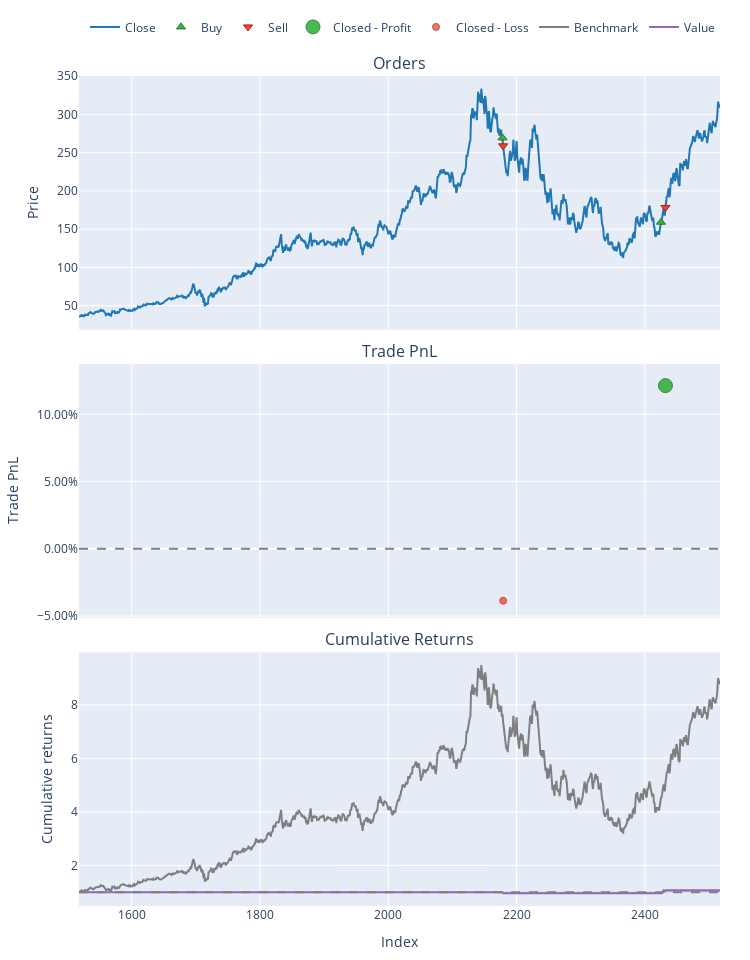

Write notebook code for a chart like this one.
### Code cell
pf = try_macd_mfi("NVDA", 1000, 10)
print(pf.stats())
print(pf.returns_stats())
pf.plot().show()

### Figure 1 — Plotly figure (JSON) as saved in the notebook; plotly's stock layout.template omitted (floating-point values rounded to 4 significant figures; data arrays with more than 128 entries replaced by an {"elided": "..."} marker saying what was removed)
{"data": [{"legendgroup": "0", "line": {"color": "#1f77b4"}, "name": "Close", "showlegend": true, "type": "scatter", "uid": "01dfdb7c-a86b-4fc1-a2f7-a241a0c7ed53", "x": {"elided": "1000 int values"}, "xaxis": "x", "y": {"elided": "1000 float values"}, "yaxis": "y"}, {"customdata": [[0, 371.2, 0], [2, 604.3, 0]], "hovertemplate": "Order Id: %{customdata[0]}<br>Timestamp: %{x}<br>Price: %{y}<br>Size: %{customdata[1]:.6f}<br>Fees: %{customdata[2]:.6f}", "legendgroup": "1", "marker": {"color": "#37B13F", "line": {"color": "rgb(38,123,44)", "width": 1}, "size": 8, "symbol": "triangle-up"}, "mode": "markers", "name": "Buy", "type": "scatter", "uid": "594048e0-4206-42ed-ab08-98978448da8a", "x": [2178, 2425], "xaxis": "x", "y": [269.4, 159.1], "yaxis": "y"}, {"customdata": [[1, 371.2, 0], [3, 604.3, 0]], "hovertemplate": "Order Id: %{customdata[0]}<br>Timestamp: %{x}<br>Price: %{y}<br>Size: %{customdata[1]:.6f}<br>Fees: %{customdata[2]:.6f}", "legendgroup": "2", "marker": {"color": "#EA4335", "line": {"color": "rgb(181,31,18)", "width": 1}, "size": 8, "symbol": "triangle-down"}, "mode": "markers", "name": "Sell", "type": "scatter", "uid": "dc8c01d3-77cb-4203-8619-845402c7be08", "x": [2179, 2432], "xaxis": "x", "y": [259.0, 178.4], "yaxis": "y"}, {"customdata": [[1, 1, 11660.0, 0.1213]], "hovertemplate": "Exit Trade Id: %{customdata[0]}<br>Position Id: %{customdata[1]}<br>Exit Timestamp: %{x}<br>PnL: %{customdata[2]:.6f}<br>Return: %{customdata[3]:.2%}", "legendgroup": "3", "marker": {"color": "#37B13F", "line": {"color": "rgb(38,123,44)", "width": 1}, "opacity": [0.9], "size": [14], "symbol": "circle"}, "mode": "markers", "name": "Closed - Profit", "type": "scatter", "uid": "ece7ba88-fb64-4192-a5f6-8ca1338e9f37", "x": [2432], "xaxis": "x2", "y": [0.1213], "yaxis": "y2"}, {"customdata": [[0, 0, -3856.0, -0.03856]], "hovertemplate": "Exit Trade Id: %{customdata[0]}<br>Position Id: %{customdata[1]}<br>Exit Timestamp: %{x}<br>PnL: %{customdata[2]:.6f}<br>Return: %{customdata[3]:.2%}", "legendgroup": "4", "marker": {"color": "#EA4335", "line": {"color": "rgb(181,31,18)", "width": 1}, "opacity": [0.75], "size": [7], "symbol": "circle"}, "mode": "markers", "name": "Closed - Loss", "type": "scatter", "uid": "afd1beec-05c8-4aa9-a95f-82534061bab3", "x": [2179], "xaxis": "x2", "y": [-0.03856], "yaxis": "y2"}, {"legendgroup": "5", "line": {"color": "#7f7f7f"}, "name": "Benchmark", "showlegend": true, "type": "scatter", "uid": "d4281db8-185b-44f6-a0ed-c939e1080739", "x": {"elided": "1000 int values"}, "xaxis": "x3", "y": {"elided": "1000 float values"}, "yaxis": "y3"}, {"hoverinfo": "skip", "legendgroup": "6", "line": {"color": "rgba(0, 0, 0, 0)", "width": 0}, "opacity": 0, "showlegend": false, "type": "scatter", "uid": "0b2f724f-7aa3-467c-84f9-ac28b9f9eee7", "x": {"elided": "1000 int values"}, "xaxis": "x3", "y": {"elided": "1000 int values"}, "yaxis": "y3"}, {"connectgaps": false, "fill": "tonexty", "fillcolor": "rgba(0, 128, 0, 0.3)", "hoverinfo": "skip", "legendgroup": "6", "line": {"color": "rgba(0, 0, 0, 0)", "width": 0}, "opacity": 0, "showlegend": false, "type": "scatter", "uid": "ad015bf5-076e-4761-a9f1-f0fedaf25092", "x": {"elided": "1000 int values"}, "xaxis": "x3", "y": {"elided": "1000 float values"}, "yaxis": "y3"}, {"hoverinfo": "skip", "legendgroup": "6", "line": {"color": "rgba(0, 0, 0, 0)", "width": 0}, "opacity": 0, "showlegend": false, "type": "scatter", "uid": "9a09d967-abf5-4046-a113-cece4d37a1a9", "x": {"elided": "1000 int values"}, "xaxis": "x3", "y": {"elided": "1000 int values"}, "yaxis": "y3"}, {"connectgaps": false, "fill": "tonexty", "fillcolor": "rgba(255, 0, 0, 0.3)", "hoverinfo": "skip", "legendgroup": "6", "line": {"color": "rgba(0, 0, 0, 0)", "width": 0}, "opacity": 0, "showlegend": false, "type": "scatter", "uid": "5e63a2fe-5a1e-450f-9443-8a8f7cc33ecb", "x": {"elided": "1000 int values"}, "xaxis": "x3", "y": {"elided": "1000 float values"}, "yaxis": "y3"}, {"legendgroup": "7", "line": {"color": "#9467bd"}, "name": "Value", "showlegend": true, "type": "scatter", "uid": "8b674ae8-bb83-43bd-ab64-a8cd40f0729f", "x": {"elided": "1000 int values"}, "xaxis": "x3", "y": {"elided": "1000 float values"}, "yaxis": "y3"}, {"hoverinfo": "skip", "legendgroup": "6", "line": {"color": "rgba(0, 0, 0, 0)", "width": 0}, "opacity": 0, "showlegend": false, "type": "scatter", "uid": "248ebb21-f377-4f4c-8345-d038014a18d7", "x": {"elided": "1000 int values"}, "xaxis": "x3", "y": {"elided": "1000 int values"}, "yaxis": "y3"}], "layout": {"annotations": [{"font": {"size": 16}, "showarrow": false, "text": "Orders", "x": 0.5, "xanchor": "center", "xref": "paper", "y": 1, "yanchor": "bottom", "yref": "paper"}, {"font": {"size": 16}, "showarrow": false, "text": "Trade PnL", "x": 0.5, "xanchor": "center", "xref": "paper", "y": 0.6528, "yanchor": "bottom", "yref": "paper"}, {"font": {"size": 16}, "showarrow": false, "text": "Cumulative Returns", "x": 0.5, "xanchor": "center", "xref": "paper", "y": 0.3056, "yanchor": "bottom", "yref": "paper"}], "height": 960, "legend": {"orientation": "h", "traceorder": "normal", "x": 1, "xanchor": "right", "y": 1.042, "yanchor": "bottom"}, "margin": {"b": 30, "l": 30, "r": 30, "t": 30}, "shapes": [{"line": {"color": "gray", "dash": "dash"}, "type": "line", "x0": 0, "x1": 1, "xref": "paper", "y0": 0, "y1": 0, "yref": "y2"}, {"line": {"color": "gray", "dash": "dash"}, "type": "line", "x0": 0, "x1": 1, "xref": "paper", "y0": 1, "y1": 1, "yref": "y3"}], "showlegend": true, "width": 750, "xaxis": {"anchor": "y", "domain": [0, 1], "matches": "x3", "showticklabels": false}, "xaxis2": {"anchor": "y2", "domain": [0, 1], "matches": "x3", "showticklabels": false}, "xaxis3": {"anchor": "y3", "domain": [0, 1], "title": {"text": "Index"}}, "yaxis": {"anchor": "x", "domain": [0.6944, 1], "title": {"text": "Price"}}, "yaxis2": {"anchor": "x2", "domain": [0.3472, 0.6528], "tickformat": ".2%", "title": {"text": "Trade PnL"}}, "yaxis3": {"anchor": "x3", "domain": [0, 0.3056], "title": {"text": "Cumulative returns"}}}}
